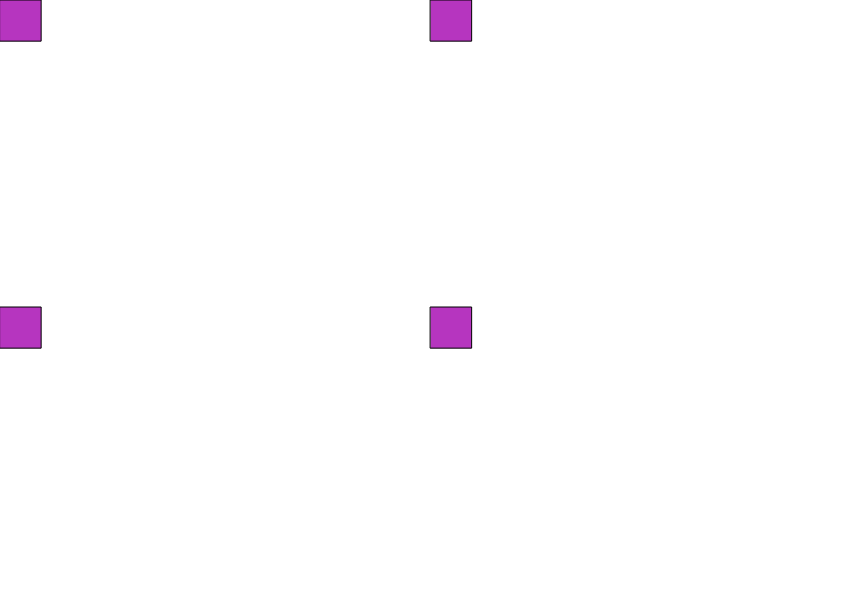
Frame 1 (no input)
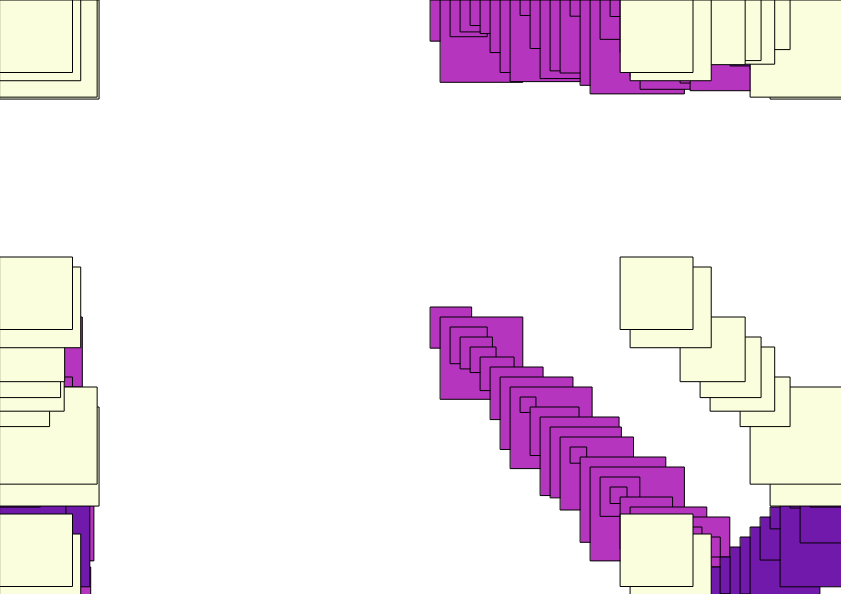
Frame 60 (no input)
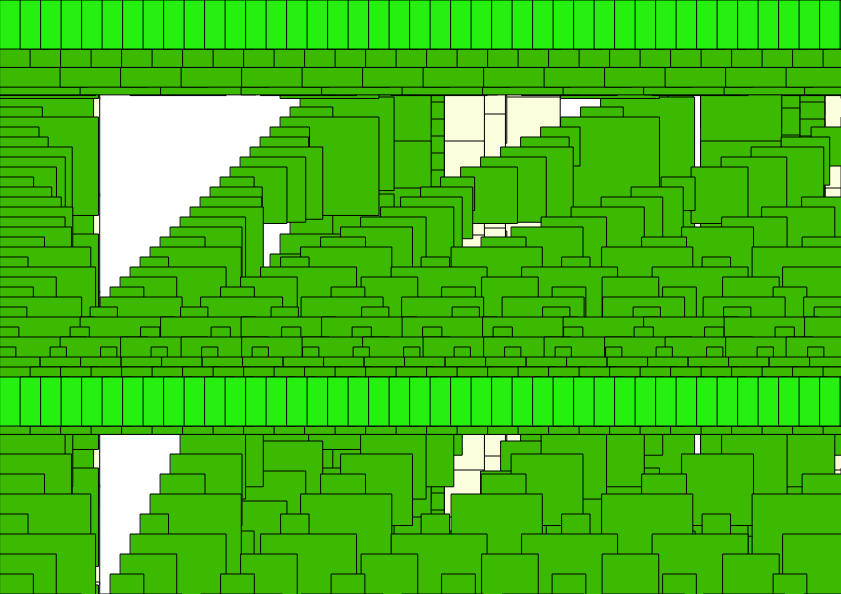
Frame 120 (the mouse pressed at the canvas centre since frame 60)

The p5.js sketch that drew these frames (run headless with seeded random() and noise() and a simulated clock; from frame 60 on, the mouse is pressed at the canvas centre):

// p5.js sketch
// ── sketch.js
let y;
let speedX;
let speedY;
let r;
let g;
let b;


function setup(){
  createCanvas(841, 594);
  x = width/2;
  y = height/2;
  speedX = (10);
  speedY = (10);
  r = random(255);
  g = random(255);
  b = random(255);
}

function draw(){
    var size = random(10, 100);
    
    
  x += speedX;
  y += speedY;


        
  if (x>816) {
    speedX = -speedX;
    r = random(255);
    g = random(255);
    b = random(255);
  }


  if (x<25) {
    speedX = -speedX;
    r = random(255);
    g = random(255);
    b = random(255);
  }


  if (y>569) {
  speedY = -speedY;
  r = random(255);
  g = random(255);
  b = random(255);
  }

  if (y<25) {
  speedY = -speedY;
  r = random(255);
  g = random(255);
  b = random(255);
  }


    for (let t = 0; t < 50; t++) {
    for (let v = 0; v < 50; v++) {

  fill(r,g,b);
  rect(x  * t, y * v, size, size);
        
    }
}
}
